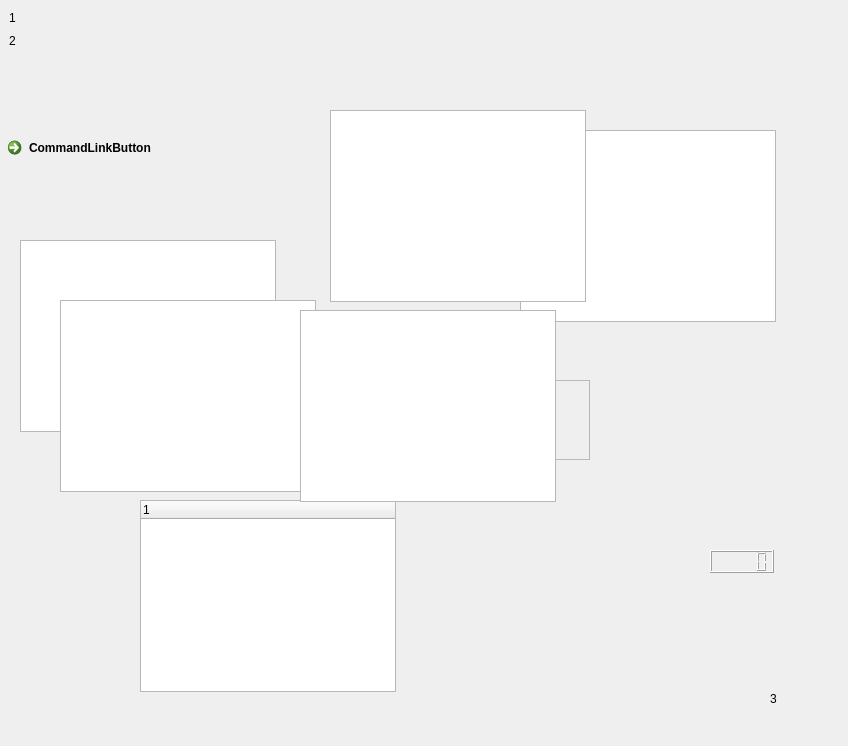
<?xml version="1.0" encoding="UTF-8"?>
<ui version="4.0">
 <class>Form</class>
 <widget class="QWidget" name="Form">
  <property name="geometry">
   <rect>
    <x>0</x>
    <y>0</y>
    <width>848</width>
    <height>746</height>
   </rect>
  </property>
  <property name="windowTitle">
   <string>Form</string>
  </property>
  <widget class="QLabel" name="label">
   <property name="geometry">
    <rect>
     <x>9</x>
     <y>9</y>
     <width>16</width>
     <height>17</height>
    </rect>
   </property>
   <property name="text">
    <string>1</string>
   </property>
  </widget>
  <widget class="QLabel" name="label_2">
   <property name="geometry">
    <rect>
     <x>9</x>
     <y>32</y>
     <width>16</width>
     <height>17</height>
    </rect>
   </property>
   <property name="text">
    <string>2</string>
   </property>
  </widget>
  <widget class="QLabel" name="label_3">
   <property name="geometry">
    <rect>
     <x>770</x>
     <y>690</y>
     <width>16</width>
     <height>17</height>
    </rect>
   </property>
   <property name="text">
    <string>3</string>
   </property>
  </widget>
  <widget class="QTableView" name="tableView">
   <property name="geometry">
    <rect>
     <x>520</x>
     <y>130</y>
     <width>256</width>
     <height>192</height>
    </rect>
   </property>
  </widget>
  <widget class="QListView" name="listView">
   <property name="geometry">
    <rect>
     <x>20</x>
     <y>240</y>
     <width>256</width>
     <height>192</height>
    </rect>
   </property>
  </widget>
  <widget class="QCommandLinkButton" name="commandLinkButton">
   <property name="geometry">
    <rect>
     <x>0</x>
     <y>130</y>
     <width>177</width>
     <height>41</height>
    </rect>
   </property>
   <property name="text">
    <string>CommandLinkButton</string>
   </property>
  </widget>
  <widget class="QWidget" name="formLayoutWidget">
   <property name="geometry">
    <rect>
     <x>50</x>
     <y>10</y>
     <width>160</width>
     <height>80</height>
    </rect>
   </property>
   <layout class="QFormLayout" name="formLayout"/>
  </widget>
  <widget class="QWidget" name="horizontalLayoutWidget">
   <property name="geometry">
    <rect>
     <x>330</x>
     <y>10</y>
     <width>160</width>
     <height>80</height>
    </rect>
   </property>
   <layout class="QHBoxLayout" name="horizontalLayout"/>
  </widget>
  <widget class="QWidget" name="verticalLayoutWidget">
   <property name="geometry">
    <rect>
     <x>560</x>
     <y>10</y>
     <width>160</width>
     <height>80</height>
    </rect>
   </property>
   <layout class="QVBoxLayout" name="verticalLayout"/>
  </widget>
  <widget class="QScrollArea" name="scrollArea">
   <property name="geometry">
    <rect>
     <x>470</x>
     <y>380</y>
     <width>120</width>
     <height>80</height>
    </rect>
   </property>
   <property name="widgetResizable">
    <bool>true</bool>
   </property>
   <widget class="QWidget" name="scrollAreaWidgetContents">
    <property name="geometry">
     <rect>
      <x>0</x>
      <y>0</y>
      <width>118</width>
      <height>78</height>
     </rect>
    </property>
   </widget>
  </widget>
  <widget class="QTextBrowser" name="textBrowser">
   <property name="geometry">
    <rect>
     <x>60</x>
     <y>300</y>
     <width>256</width>
     <height>192</height>
    </rect>
   </property>
  </widget>
  <widget class="QLCDNumber" name="lcdNumber">
   <property name="geometry">
    <rect>
     <x>710</x>
     <y>550</y>
     <width>64</width>
     <height>23</height>
    </rect>
   </property>
  </widget>
  <widget class="QTreeWidget" name="treeWidget">
   <property name="geometry">
    <rect>
     <x>140</x>
     <y>500</y>
     <width>256</width>
     <height>192</height>
    </rect>
   </property>
   <column>
    <property name="text">
     <string notr="true">1</string>
    </property>
   </column>
  </widget>
  <widget class="QTableWidget" name="tableWidget">
   <property name="geometry">
    <rect>
     <x>300</x>
     <y>310</y>
     <width>256</width>
     <height>192</height>
    </rect>
   </property>
  </widget>
  <widget class="QColumnView" name="columnView">
   <property name="geometry">
    <rect>
     <x>330</x>
     <y>110</y>
     <width>256</width>
     <height>192</height>
    </rect>
   </property>
  </widget>
 </widget>
 <resources/>
 <connections/>
</ui>
